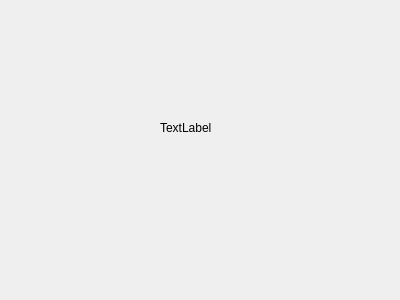
<?xml version="1.0" encoding="UTF-8"?>
<ui version="4.0">
 <class>Form</class>
 <widget class="QWidget" name="Form">
  <property name="geometry">
   <rect>
    <x>0</x>
    <y>0</y>
    <width>400</width>
    <height>300</height>
   </rect>
  </property>
  <property name="sizePolicy">
   <sizepolicy hsizetype="Maximum" vsizetype="Maximum">
    <horstretch>0</horstretch>
    <verstretch>0</verstretch>
   </sizepolicy>
  </property>
  <property name="windowTitle">
   <string>Form</string>
  </property>
  <widget class="QLabel" name="label_wait_movie">
   <property name="geometry">
    <rect>
     <x>160</x>
     <y>120</y>
     <width>55</width>
     <height>16</height>
    </rect>
   </property>
   <property name="sizePolicy">
    <sizepolicy hsizetype="Maximum" vsizetype="Maximum">
     <horstretch>0</horstretch>
     <verstretch>0</verstretch>
    </sizepolicy>
   </property>
   <property name="text">
    <string>TextLabel</string>
   </property>
  </widget>
 </widget>
 <resources/>
 <connections/>
</ui>
